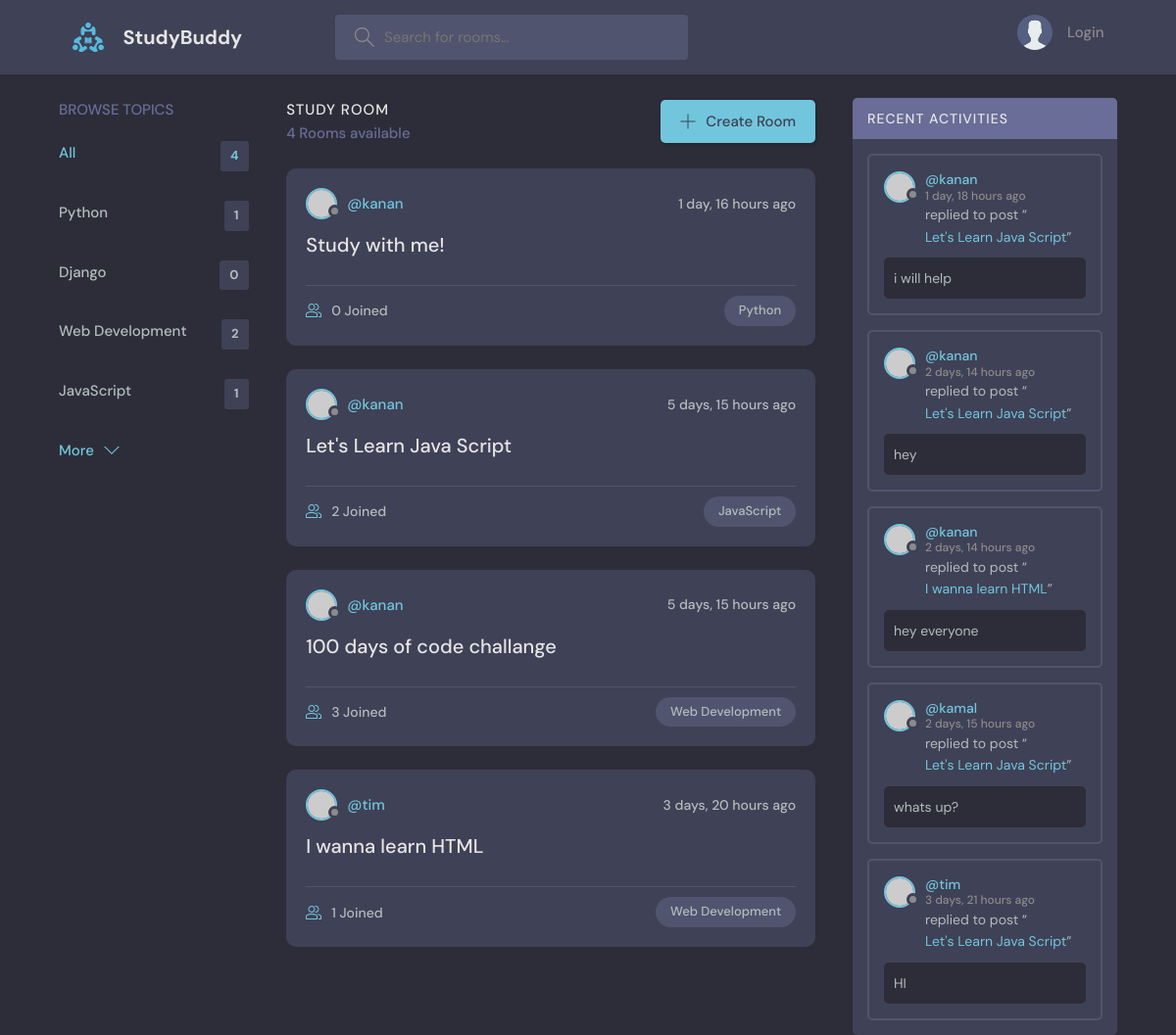
Before: / with the older database file.
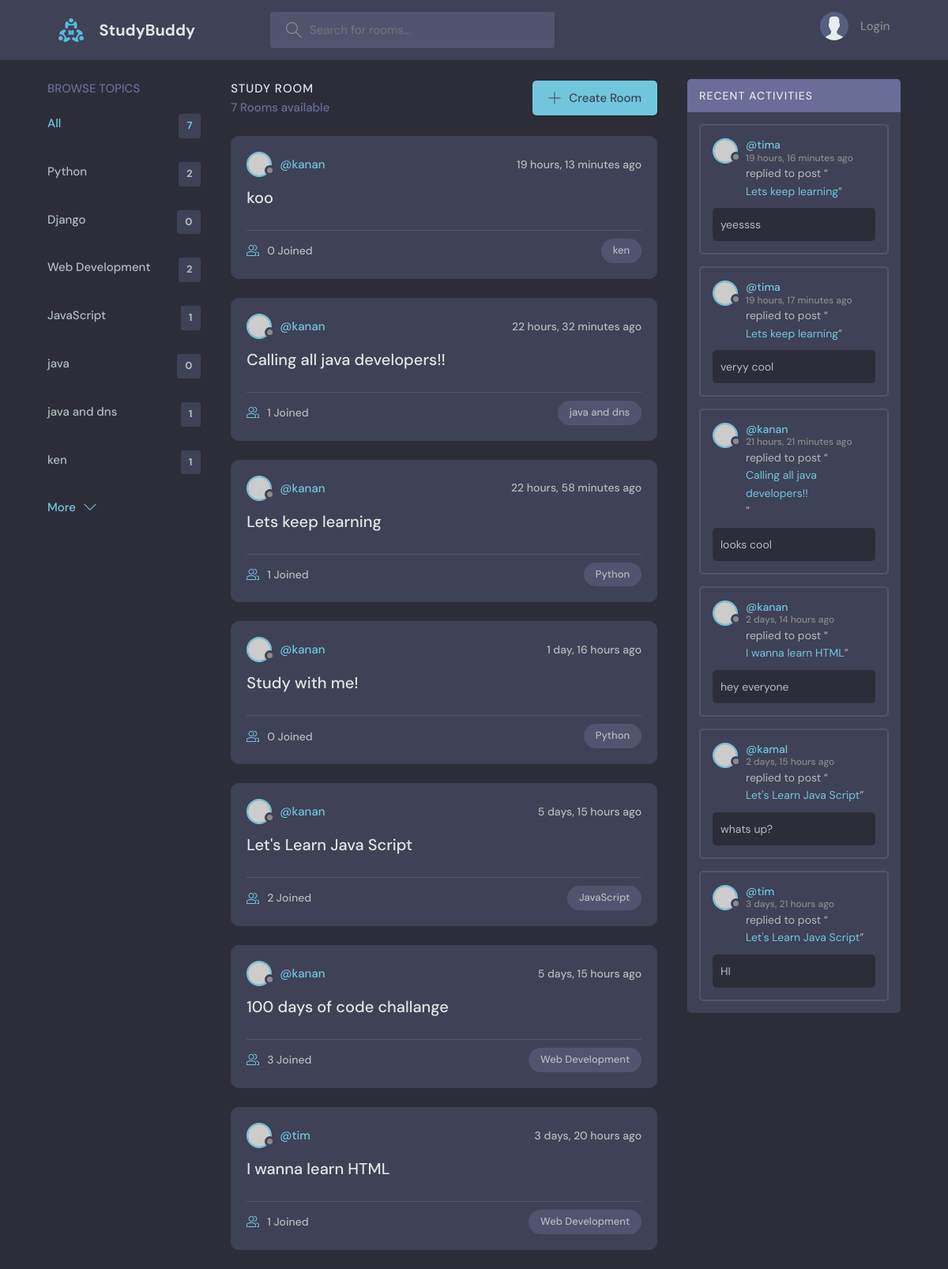
After: the same page with the newer database file.
### base/models.py (models this page shows, shortened)
class Topic(models.Model):
    name = models.CharField(max_length=200)

class Room(models.Model):
    host = models.ForeignKey(User, on_delete=models.SET_NULL, null=True)
    topic = models.ForeignKey(Topic, on_delete=models.SET_NULL, null=True)
    name = models.CharField(max_length=200)
    description = models.TextField(null=True, blank=True)
    participants = models.ManyToManyField(User, related_name='participants', blank=True)
    updated = models.DateTimeField(auto_now=True)
    created = models.DateTimeField(auto_now_add=True)
    class Meta:
        ordering = ['-updated', '-created']
    def __str__(self):
        return self.name

class Message(models.Model):
    user = models.ForeignKey(User, on_delete=models.CASCADE)
    room = models.ForeignKey(Room, on_delete=models.CASCADE)
    body = models.TextField()
    updated = models.DateTimeField(auto_now=True)
    created = models.DateTimeField(auto_now_add=True)
    class Meta:
        ordering = ['-updated', '-created']

### base/views.py (the view)
# urls.py: path('',views.home, name='home' ),
def home(request):
    q = request.GET.get('q') if request.GET.get('q') != None else ''
    rooms = Room.objects.filter(
        Q(topic__name__icontains=q) |
        Q(name__icontains=q) |
        Q(description__icontains=q)
        )
    topics = Topic.objects.all()
    room_count = rooms.count()
    room_messages = Message.objects.filter(Q(room__topic__name__icontains=q))
    context = {'rooms': rooms, 'topics':topics, 'room_count':room_count, 'room_messages': room_messages}
    return render(request, 'base/home.html', context)

### base/templates/base/home.html (shortened to what this page needs)
{% extends 'main.html' %}
{% block content %}
    <main class="layout layout--3">
      <div class="container">
        {% include 'base/topics_component.html' %}
        <div class="roomList">
          <div class="roomList__header">
            <div>
              <h2>Study Room</h2>
              <p>{{room_count}} Rooms available</p>
            </div>
            <a class="btn btn--main" href="{% url 'create-room' %}">
              <svg version="1.1" xmlns="http://www.w3.org/2000/svg" width="32" height="32" viewBox="0 0 32 32">
                <title>add</title>
                <path
                  d="M16.943 0.943h-1.885v14.115h-14.115v1.885h14.115v14.115h1.885v-14.115h14.115v-1.885h-14.115v-14.115z"
                ></path>
              </svg>
              Create Room
            </a>
          </div>
          {% include 'base/feed_component.html' %}
        </div>
        {% include 'base/activity_component.html' %}
      </div>
    </main>
{% endblock %}

### base/templates/base/topics_component.html
<div class="topics">
    <div class="topics__header">
      <h2>Browse Topics</h2>
    </div>
    <ul class="topics__list">
      <li>
        <a href="{% url 'home' %}" class="active">All <span>{{topics.count}}</span></a>
      </li>
      {% for topic in topics %}
      <li>
        <a href="{% url 'home' %}?q={{topic.name}}">{{topic.name}}<span>{{topic.room_set.all.count}}</span></a>
      </li>
      {% endfor %}
    </ul>
    <a class="btn btn--link" href="topics.html">
      More
      <svg version="1.1" xmlns="http://www.w3.org/2000/svg" width="32" height="32" viewBox="0 0 32 32">
        <title>chevron-down</title>
        <path d="M16 21l-13-13h-3l16 16 16-16h-3l-13 13z"></path>
      </svg>
    </a>
  </div>

### base/templates/base/feed_component.html (shortened to what this page needs)
{% for room in rooms %}
<div class="roomListRoom">
    <div class="roomListRoom__header">
      <a href="{% url 'user-profile' room.host.id %}" class="roomListRoom__author">
        <div class="avatar avatar--small">
          <img src="https://randomuser.me/api/portraits/women/11.jpg" />
        </div>
        <span>@{{room.host.username}}</span>
      </a>
      <div class="roomListRoom__actions">
        <span>{{room.created|timesince}} ago</span>
      </div>
    </div>
    <div class="roomListRoom__content">
      <a href="{% url 'room' room.id %}">{{room.name}}</a>
    </div>
    <div class="roomListRoom__meta">
      <a href="{% url 'room' room.id %}" class="roomListRoom__joined">
        {{room.participants.all.count}} Joined
      </a>
      <p class="roomListRoom__topic">{{room.topic.name}}</p>
    </div>
  </div>
{% endfor %}

### base/templates/base/activity_component.html (shortened to what this page needs)
<div class="activities">
    <div class="activities__header">
      <h2>Recent Activities</h2>
    </div>
    {% for message in room_messages %}
    <div class="activities__box">
      <div class="activities__boxHeader roomListRoom__header">
        <a href="{% url 'user-profile' message.user.id %}" class="roomListRoom__author">
          <div class="avatar avatar--small">
            <img src="https://randomuser.me/api/portraits/women/11.jpg" />
          </div>
          <p>
            @{{message.user}}
            <span>{{message.created|timesince}} ago</span>
          </p>
        </a>
      </div>
      <div class="activities__boxContent">
        <p>replied to post “<a href="{% url 'room' message.room.id %}">{{message.room}}</a>”</p>
        <div class="activities__boxRoomContent">
         {{message.body}}
        </div>
      </div>
    </div>
    {% endfor %}
  </div>

Changed rows visible on the page:
removed Message: user "kanan", created "1 day, 18 hours", room "Let's Learn Java Script", body "i will help"
removed Message: user "kanan", created "2 days, 14 hours", room "Let's Learn Java Script", body "hey"
computed for Topic "Python": room_set.all.count "1" → "2"
added Topic: name "java", room_set.all.count "0"
added Topic: name "java and dns", room_set.all.count "1"
added Topic: name "ken", room_set.all.count "1"
added Room: host.username "kanan", created "19 hours, 13 minutes", name "koo", participants.all.count "0", topic.name "ken"
added Room: host.username "kanan", created "22 hours, 32 minutes", name "Calling all java developers!!", participants.all.count "1", topic.name "java and dns"
added Room: host.username "kanan", created "22 hours, 58 minutes", name "Lets keep learning", participants.all.count "1", topic.name "Python"
added Message: user "tima", created "19 hours, 16 minutes", room "Lets keep learning", body "yeessss"
added Message: user "tima", created "19 hours, 17 minutes", room "Lets keep learning", body "veryy cool"
added Message: user "kanan", created "21 hours, 21 minutes", room "Calling all java developers!!", body "looks cool"
Other visible differences:
{{ topics.count }}: "4" → "7"
{{ room_count }}: "4" → "7"
